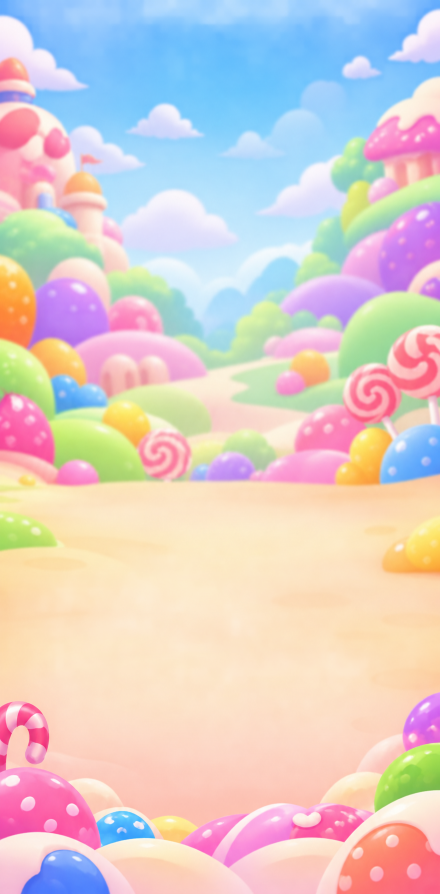
#> input picture art/images/bg_level_candy.png, 880 x 1787 px (shown at 1/2 size)
$ python resize_images.py
#> lines starting #> are read from the running program, lines starting #| are printed output that depends on the picture; after the words box and inside, x2 and y2 are one past the last pixel; in counts of white or black regions, pixels touching at a corner belong together
#!/usr/bin/env python3
"""Thu nho hinh goc (art/images/) thanh file dung trong game (assets/).

Chay: python3 tools/resize_images.py [ten ...]   (khong tham so = lam het)
Chi la cong cu dev, can Pillow. Ban goc khong bi sua.

Quy tac:
  ui_*        cat vien trong, dua vao khung vuong (le 6%), 128 px
  art_*       cat vien trong, dua vao khung vuong (le 4%), 512 px
  avatar_NN   cat vien trong, dua vao khung vuong (le 4%), 256 px
  frame_NN    vong ngoai dai 82% khung, tam o giua khung, ruot trong suot, 256 px
  bg_*        rong 720, giu ti le, RGB
  block_surface  lay van muc cao (bo dai chuyen sang), nen xam sang #EBEBEB (de nhan voi mau khoi), 128 px, RGB
  icon_app    cat sat vao trong o vuong bo goc de nen dac, 512 px, RGB
"""
import os
import sys

from PIL import Image, ImageFilter

ROOT = os.path.dirname(os.path.dirname(os.path.abspath(__file__)))
SRC = os.path.join(ROOT, "art", "images")
ASSETS = os.path.join(ROOT, "assets")

# ten -> (file nguon trong art/images, thu muc dich trong assets, ten file dich)
SOURCE_OVERRIDE = {
    "block_surface": "block_surface_v2.png",
    "art_no_lives": "art_no_lives_v2.png",
    "bg_level": "bg_level_candy.png",
}

ICON_NAMES = [
    "ui_gold", "ui_heart", "ui_hint", "ui_moves", "ui_smash", "ui_shop",
    "ui_settings", "ui_lock", "ui_restart", "ui_video", "ui_gift",
    "ui_profile", "ui_sound", "ui_music", "ui_home",
]
# Sau art_lose chay tools/split_tear.gd: no bo giot nuoc mat khoi art_lose va xuat art_lose_tear.
ART_NAMES = ["art_win", "art_lose", "art_no_lives"]
AVATARS = ["avatar_%02d" % i for i in range(13)]
FRAMES = ["frame_%02d" % i for i in range(13)]

FRAME_RING_FRACTION = 0.82
MAX_SMALL_BYTES = 40 * 1024


def src_path(name):
#> call 3 of process, with name = 'bg_level'
#> in process, im is the input picture: PIL image 880x1787 RGBA; mean R, G, B, A 214.2, 199.9, 198, 227.8
    return os.path.join(SRC, SOURCE_OVERRIDE.get(name, name + ".png"))


def dst_path(name):
    if name.startswith("bg_"):
        return os.path.join(ASSETS, "bg", name + ".png")
    if name.startswith("avatar_"):
        return os.path.join(ASSETS, "avatars", name + ".png")
    if name.startswith("frame_"):
        return os.path.join(ASSETS, "frames", name + ".png")
    if name == "icon_app":
        return os.path.join(ASSETS, "icon_app.png")
    return os.path.join(ASSETS, "ui", name + ".png")  # ui_*, art_*, block_surface


def save_png(im, path, quantize_if_over=0):
    os.makedirs(os.path.dirname(path), exist_ok=True)
    im.save(path, optimize=True)
    if quantize_if_over and os.path.getsize(path) > quantize_if_over and im.mode == "RGBA":
        q = im.quantize(colors=256, method=Image.Quantize.FASTOCTREE, dither=Image.Dither.NONE)
        q.save(path, optimize=True)


def trim_square(im, size, margin):
    """Cat theo vung alpha, dua vao khung vuong size x size, de le `margin`."""
    im = im.convert("RGBA")
    alpha = im.getchannel("A").point(lambda v: 255 if v > 8 else 0)
    box = alpha.getbbox()
    if box:
        im = im.crop(box)
    inner = int(round(size * (1.0 - 2.0 * margin)))
    scale = inner / max(im.width, im.height)
    im = im.resize((max(1, round(im.width * scale)), max(1, round(im.height * scale))), Image.LANCZOS)
    out = Image.new("RGBA", (size, size), (0, 0, 0, 0))
    out.alpha_composite(im, ((size - im.width) // 2, (size - im.height) // 2))
    return out


# [38 lines left out: functions make_frame, _paste_clipped, not called in this run]


def make_bg(im):
    im = im.convert("RGB")
#> im: PIL image 880x1787 RGB
    w = 720
    h = round(im.height * w / im.width)
#> h = 1462
    return im.resize((w, h), Image.LANCZOS)
#> call 4 of process, with name = 'block_surface'
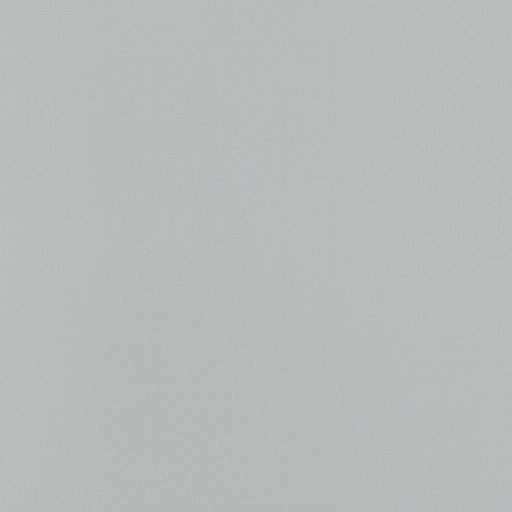
#> input picture art/images/block_surface_v2.png, 512 x 512 px
#> in process, im is the input picture: PIL image 512x512 RGBA; mean R, G, B, A 183.7, 187.2, 188.3, 255


def make_block_surface(im, size=128):
    """Bo dai chuyen sang (cao tan thap), giu van; lap lai khong lo duong ranh."""
#> called with size = 128
    im = im.convert("L")
#> im: PIL image 512x512 L
    w, h = im.size
#> w = 512; h = 512
    tiled = Image.new("L", (w * 3, h * 3))
#> tiled: PIL image 1536x1536 L; every value is 0
    for ty in range(3):
        for tx in range(3):
            tiled.paste(im, (tx * w, ty * h))
    low = tiled.filter(ImageFilter.GaussianBlur(radius=w / 8.0)).crop((w, h, 2 * w, 2 * h))
    src = im.load()
    lo = low.load()
    out = Image.new("L", (w, h))
#> out: PIL image 512x512 L; every value is 0
    px = out.load()
    base = 235
    for y in range(h):
        for x in range(w):
            v = base + 6.0 * (src[x, y] - lo[x, y])
            px[x, y] = max(0, min(255, int(round(v))))
    # lam lien mach: tron mep voi ban dich nua o giua (chi voi tinh nhe)
    shifted = Image.new("L", (w, h))
    shifted.paste(out, (w // 2, h // 2))
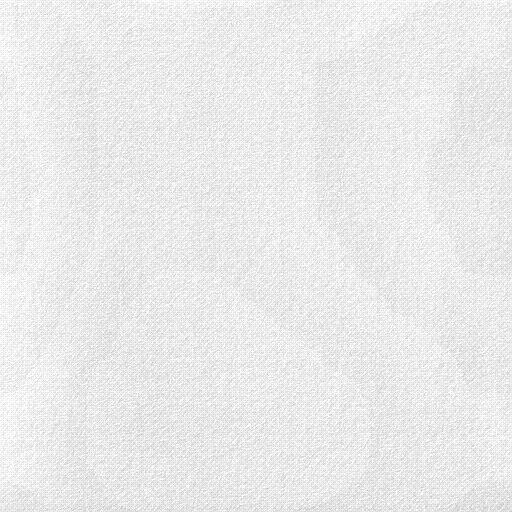
#> out: PIL image 512x512 L; min 187, max 255, mean 234.5
    shifted.paste(out, (w // 2 - w, h // 2))
    shifted.paste(out, (w // 2, h // 2 - h))
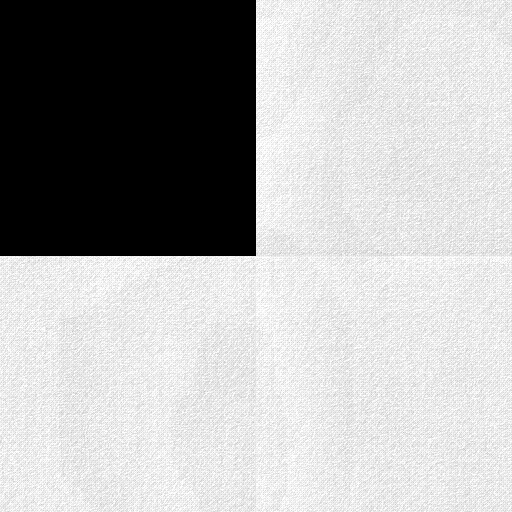
#> shifted: PIL image 512x512 L; min 0, max 255, mean 176.1
    shifted.paste(out, (w // 2 - w, h // 2 - h))
    mask = Image.new("L", (w, h), 0)
    mp = mask.load()
    for y in range(h):
        for x in range(w):
            dx = min(x, w - 1 - x) / (w / 2.0)  # 0 o mep, 1 o giua
            dy = min(y, h - 1 - y) / (h / 2.0)
            mp[x, y] = int(255 * (1.0 - min(1.0, min(dx, dy) * 4.0)))
    out = Image.composite(shifted, out, mask)
    return out.resize((size, size), Image.LANCZOS).convert("RGB")
#> returned value: PIL image 128x128 RGB


# [17 lines left out: function make_icon_app, not called in this run]


def process(name):
    s = src_path(name)
    if not os.path.exists(s):
        print("thieu nguon:", s)
        return False
    im = Image.open(s)
    d = dst_path(name)
    if name.startswith("ui_"):
        save_png(trim_square(im, 128, 0.06), d)
    elif name.startswith("art_"):
        save_png(trim_square(im, 512, 0.04), d)
    elif name.startswith("avatar_"):
        save_png(trim_square(im, 256, 0.04), d, MAX_SMALL_BYTES)
    elif name.startswith("frame_"):
        save_png(make_frame(im, 256), d, MAX_SMALL_BYTES)
    elif name.startswith("bg_"):
        save_png(make_bg(im), d)
    elif name == "block_surface":
        save_png(make_block_surface(im), d)
    elif name == "icon_app":
        save_png(make_icon_app(im), d)
    else:
        print("ten la:", name)
        return False
    print("%-14s -> %s (%d B)" % (name, os.path.relpath(d, ROOT), os.path.getsize(d)))
    return True


def main():
    names = sys.argv[1:] or (
        ["icon_app", "bg_home", "bg_level", "block_surface"] + ICON_NAMES + ART_NAMES + AVATARS + FRAMES
    )
    ok = all([process(n) for n in names])
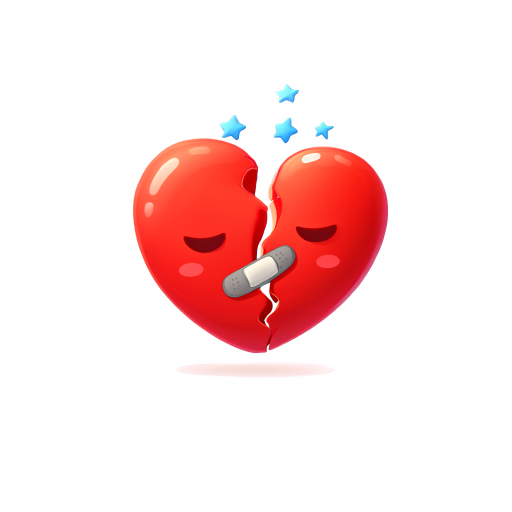
#> input picture art/images/art_no_lives_v2.png, 1024 x 1024 px (shown at 1/2 size)
#> in process, im is the input picture: PIL image 1024x1024 RGBA; mean R, G, B, A 175.2, 59.5, 184.2, 41.9
#> in trim_square, `alpha = im.getchannel("A").point(lambda v: 255 if v > 8 else 0)`:
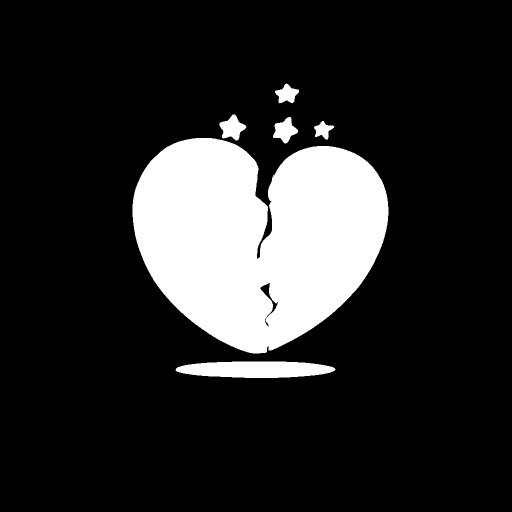
#> alpha: PIL image 1024x1024 L (shown at 1/2 size); 16.6% white; 6 white regions, box (x1, y1, x2, y2) and area: (265, 276, 777, 707) 160391, (351, 723, 671, 756) 8445, (439, 229, 493, 281) 1584, (546, 234, 596, 287) 1484, (550, 167, 598, 207) 1109, (628, 242, 669, 279) 790
#> in trim_square, `box = alpha.getbbox()`: box = (265, 167, 777, 756)
#> in trim_square, `im = im.crop(box)`:
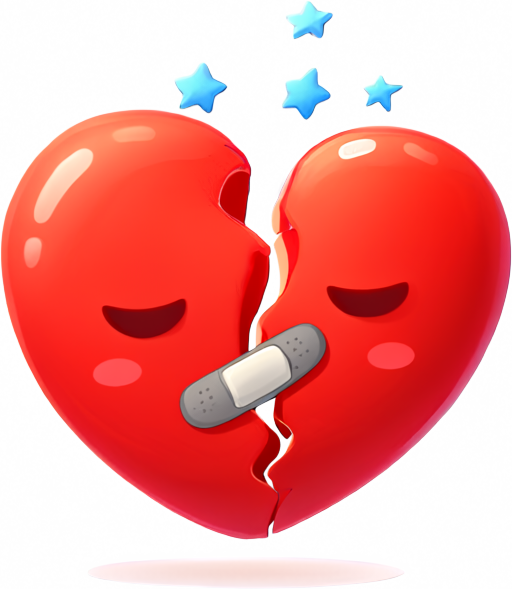
#> im: PIL image 512x589 RGBA; mean R, G, B, A 201.9, 66.7, 124.4, 144.3; transparent parts drawn white
#> in trim_square, `out = Image.new("RGBA", (size, size), (0, 0, 0, 0))`: out: PIL image 512x512 RGBA; every value is 0
#> in trim_square, `out.alpha_composite(im, ((size - im.width) // 2, (size - im.height) //..`:
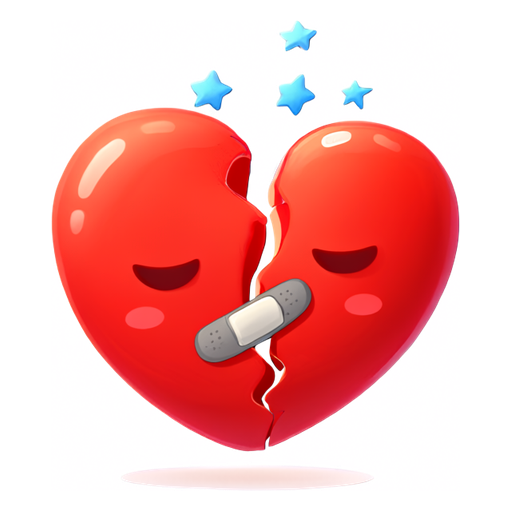
#> out: PIL image 512x512 RGBA; mean R, G, B, A 141, 31, 70.9, 106; transparent parts drawn white
    return 0 if ok else 1


if __name__ == "__main__":
#> (the run stopped early here; a loop or call above may not have finished)
